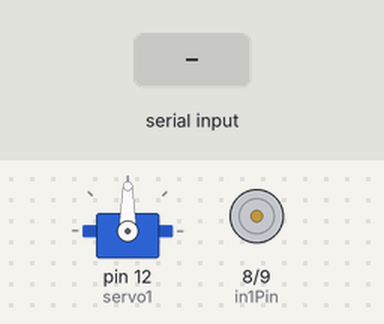
Recording of a sketch running on a simulated Arduino Uno, built with avr-gcc and run on an emulated ATmega328P. On the bench: servo, motor-driver pin pairs drawn as motors (green arrow = first pin HIGH = forward, orange = second pin HIGH = backward, longer = more drive, scaled by the enable pin). Inputs (shaded band) come from the test bench.

Above: at 1.2 s.
1.3 s: "L" received over the second serial link
At 2.0 s:
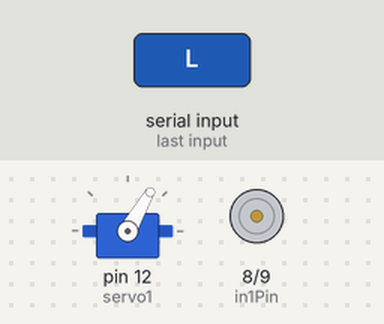
2.8 s: "R" received over the second serial link
At 3.1 s:
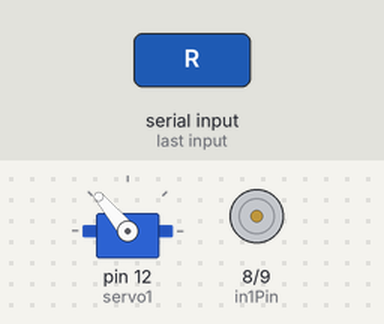
4.3 s: "F" received over the second serial link
At 5.5 s:
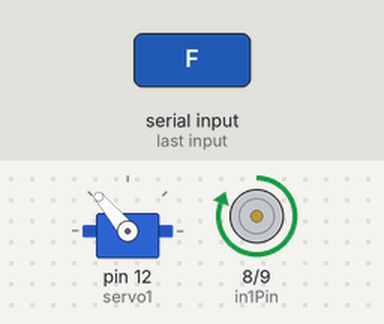
5.8 s: "B" received over the second serial link
At 6.6 s:
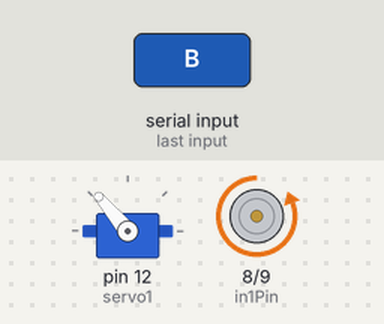
7.3 s: "S" received over the second serial link
At 7.8 s:
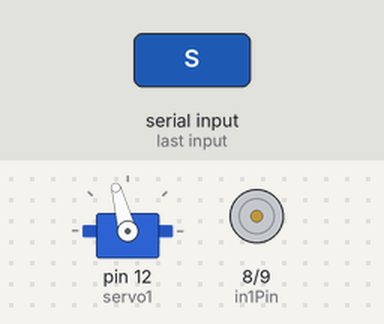
8.8 s: "G" received over the second serial link
At 10.1 s:
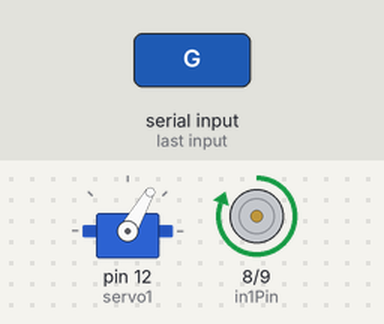
Timing chart, 0 to 11.3 s (numbered marks = the images above; inputs shaded):
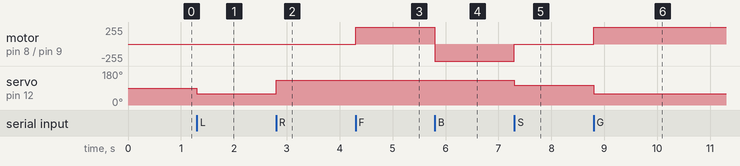

The sketch:

carduino_V1_copy_20230102183454_ART.ino
```cpp
#include <Servo.h>
#include <SoftwareSerial.h>
SoftwareSerial BTSerial(7, 2);   // RX | TX Data communication between HC-05 and Atmel. Note BT pass"1234" speed 9600 by defoult

Servo servo1;  // create servo object to control a servo
int enablePin = 4;  // enable pin for the motor driver
int in1Pin = 8;  // input pin for the motor driver
int in2Pin = 9;  // input pin for the motor driver

void setup() {


  BTSerial.begin(9600);
  servo1.attach(12);  // attaches the servo on pin  to the servo object
  pinMode(enablePin, OUTPUT);  // set the enable pin as an output
  pinMode(in1Pin, OUTPUT);  // set the input 1 pin as an output
  pinMode(in2Pin, OUTPUT);  // set the input 2 pin as an output
  //Serial.begin(9600);  // start serial communication at 9600 baud rate


}

void loop() {

  // Keep reading from HC-05 and send to Arduino Serial Monitor
 // if (BTSerial.available()){
  //  Serial.write(BTSerial.read());
 // }
  // Keep reading from Arduino Serial Monitor and send to HC-05
 // if (Serial.available()){
 //   BTSerial.write(Serial.read());
  //}
  int input = BTSerial.read();  // read the input from the serial port

  if (input == 'L') {  // if the input is 'L', move servo left
    servo1.write(60);
    //delay(500);
    //servo1.write(105);
   // delay(10);
  }
  else if (input == 'R') {  // if the input is 'R', move servo right
    servo1.write(130);
   // delay(500);
    //servo1.write(105);
   // delay(10);
  }

  else if (input == 'F') {  // if the input is 'F', turn on motor 1 in forward direction at full speed
    digitalWrite(in1Pin, HIGH);
    digitalWrite(in2Pin, LOW);
    analogWrite(enablePin, 255);  // set the duty cycle to 255 (maximum speed)
   // delay(10);
  }
  else if (input == 'B') {  // if the input is 'B', turn on motor 1 in reverse direction at full speed
    digitalWrite(in1Pin, LOW);
    digitalWrite(in2Pin, HIGH);
    analogWrite(enablePin, 255);  // set the duty cycle to 255 (maximum speed)
    //delay(10);
  }
  else if (input == 'S') {  // if the input is 'S', turn off motor 1
  //delay(1000);
    servo1.write(105); //set as 0 direction (ballanced)
    //delay(10);
    digitalWrite(in1Pin, LOW);
    digitalWrite(in2Pin, LOW);
    analogWrite(enablePin, 0);  // set the duty cycle to 0 (minimum speed)
  }
  else if (input == 'G') {
    digitalWrite(in1Pin, HIGH);
    digitalWrite(in2Pin, LOW);
    analogWrite(enablePin, 255);  // set the duty cycle to 255 (maximum speed)
    servo1.write(60);
  }
  else if (input == 'I') {
    digitalWrite(in1Pin, HIGH);
    digitalWrite(in2Pin, LOW);
    analogWrite(enablePin, 255);  // set the duty cycle to 255 (maximum speed)
    servo1.write(130);
  }
else if (input == 'H') {
    digitalWrite(in1Pin, LOW);
    digitalWrite(in2Pin, HIGH);
    analogWrite(enablePin, 255);  // set the duty cycle to 255 (maximum speed)
    servo1.write(60);
  }
  else if (input == 'J') {
    digitalWrite(in1Pin, LOW);
    digitalWrite(in2Pin, HIGH);
    analogWrite(enablePin, 255);  // set the duty cycle to 255 (maximum speed)
    servo1.write(130);
  }
}
```

Measured:
- after the input at 1.3 s, servo on pin 12 (servo1): 90° → 60° at once
- after the input at 2.8 s, servo on pin 12 (servo1): 60° → 130° at once
- after the input at 4.3 s, motor on pin 8 (in1Pin) / pin 9 (in2Pin): stopped → forward 255/255 at once
- after the input at 5.8 s, motor on pin 8 (in1Pin) / pin 9 (in2Pin): forward 255/255 → backward 255/255 at once
- after the input at 7.3 s, motor on pin 8 (in1Pin) / pin 9 (in2Pin): backward 255/255 → stopped at once; servo on pin 12 (servo1): 130° → 105° at once
- after the input at 8.8 s, motor on pin 8 (in1Pin) / pin 9 (in2Pin): stopped → forward 255/255 at once; servo on pin 12 (servo1): 105° → 60° at once
